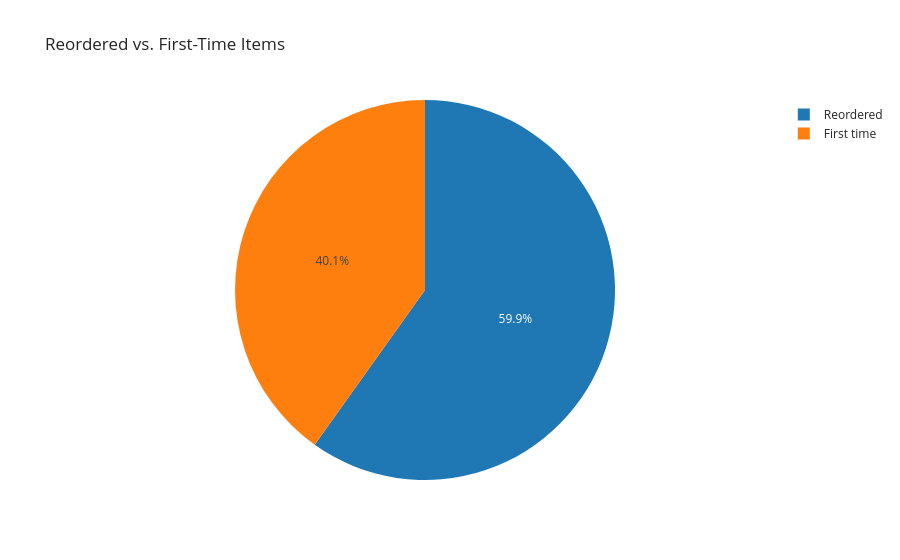

Notebook source saved alongside this figure:
### Markdown cell above
### Proportion of reordered vs. first-time items

### Code cell
reorder_counts = order_products["reordered"].value_counts().reset_index()
reorder_counts.columns = ["Reordered", "Count"]
reorder_counts["Reordered"] = reorder_counts["Reordered"].map(
    {1: "Reordered", 0: "First time"}
)

fig = px.pie(
    reorder_counts,
    values="Count",
    names="Reordered",
    title="Reordered vs. First-Time Items",
)
fig.show()

### Figure 1 — Plotly figure (JSON) as saved in the notebook; plotly's stock layout.template omitted (floating-point values rounded to 4 significant figures)
{"data": [{"domain": {"x": [0.0, 1.0], "y": [0.0, 1.0]}, "hovertemplate": "Reordered=%{label}<br>Count=%{value}<extra></extra>", "labels": ["Reordered", "First time"], "legendgroup": "", "name": "", "showlegend": true, "type": "pie", "values": [828824, 555793]}], "layout": {"legend": {"tracegroupgap": 0}, "title": {"text": "Reordered vs. First-Time Items"}}}
